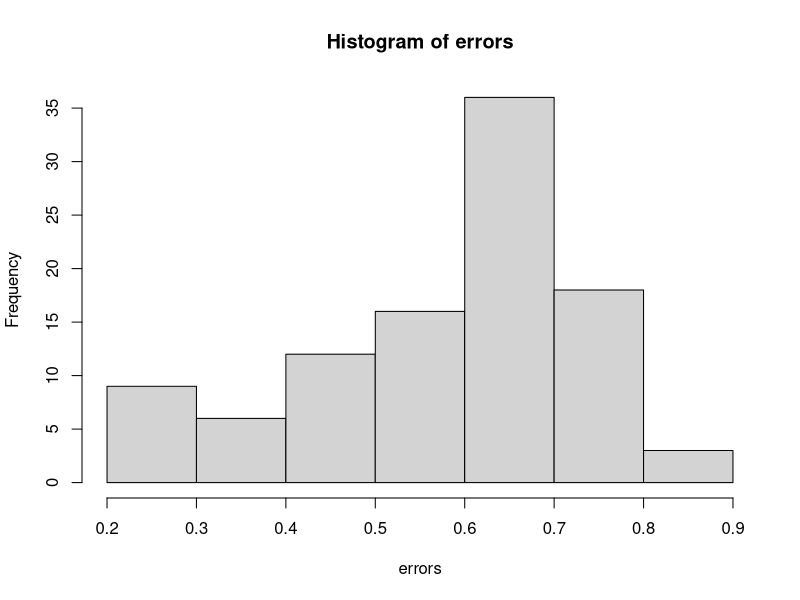

Recreate this plot in R. (Note: a time limit stopped this script after it produced the figure.)
#Libraries ----
library(dplyr)
library(ggplot2)
library(tidyr)
library(data.table)

#Options ----
options(scipen = 999)
#template df ----
data <- tibble(
    class_num = numeric(),
    subsample_size = numeric(),
    sample_count = numeric(),
    error = numeric()
)

sample_subsample_size = 100
sample_count = 1000

#functions ----

boot_mean_error_class_num <- function(sample_subsample_size, sample_count, classes){
    #Disallow sample count to if(sample_count < sample_classes)
    #Disallow sample round(sample_subsample_size*sample_count, 0) < 1)
    #prob = c(0.5, 0.2, rep(0.3/8, 8)) if I add this to the first sample argument, we get a less conservative estimate, the errors go down. I think it is because you are less likely to mess up a skewed distribution than a uniform one. 
    
    b = 100 #Changing b doesn't do much, probably more accurate with larger number but this will save time while in dev mode.
    error <- numeric(length = b)
    
    for(n in 1:b){
        sample_classes <- classes    #Sample classes must be greater than 1 but less than 20
        particle_categories <- 1:sample_classes
        
        #Add gausian distribution to classes
        #values <- rnorm(n = length(particle_categories), mean = 10, sd = 1)
        #Or can swap for a poison distribution
        values <- rpois(n = length(particle_categories), lambda = 1) + 1
        weights <- values/sum(values)
        
        #Simulation
        particles <- sample(particle_categories, size = sample_count, prob = weights, replace = T) #could add weights to this so that 1 or two of them always have a big sway. But we dont know that for sure yet.
        
        subsetparticles <- sample(particles, size = sample_subsample_size)
        
        #Difference Metric
        error[n] <- as.data.frame(table(particles)/length(particles)) %>%
            dplyr::rename(subsetparticles = particles) %>%
            left_join(as.data.frame(table(subsetparticles)/length(subsetparticles)) %>%
                          dplyr::rename(Freq2 = Freq)) %>%
            dplyr::mutate(difference = (Freq2 - Freq)/Freq * 100) %>%
            dplyr::mutate(difference = ifelse(is.na(difference), 100, difference)) %>% #This sets any classes which weren't accounted for from the original group to be completely unaccounted for. 
            pull(difference) %>%
            abs() %>%
            quantile(., c(0.95)) #this is the MAE or mean absolute error. Could also do mean here, might be a useful metric. Or RMSE or some other more commonly used metric.
        
    }
    
    error
}

boot_mean_error <- function(sample_subsample_size, sample_count){
    #Disallow sample count to if(sample_count < sample_classes)
    #Disallow sample round(sample_subsample_size*sample_count, 0) < 1)
    #prob = c(0.5, 0.2, rep(0.3/8, 8)) if I add this to the first sample argument, we get a less conservative estimate, the errors go down. I think it is because you are less likely to mess up a skewed distribution than a uniform one. 
    
    b = 100 #Changing b doesn't do much, probably more accurate with larger number but this will save time while in dev mode.
    error <- numeric(length = b)
    
    for(n in 1:b){
        sample_classes <- sample(2:10, 1)    #Sample classes must be greater than 1 but less than 20
        particle_categories <- 1:sample_classes
        
        #Add gausian distribution to classes
        #values <- rnorm(n = length(particle_categories), mean = 10, sd = 1)
        #Or can swap for a poison distribution
        values <- rpois(n = length(particle_categories), lambda = 1) + 1
        weights <- values/sum(values)
        
        #Simulation
        particles <- sample(particle_categories, size = sample_count, prob = weights, replace = T) #could add weights to this so that 1 or two of them always have a big sway. But we dont know that for sure yet.
        
        subsetparticles <- sample(particles, size = sample_subsample_size)
        
        #Difference Metric
        error[n] <- as.data.frame(table(particles)/length(particles)) %>%
                    dplyr::rename(subsetparticles = particles) %>%
                    left_join(as.data.frame(table(subsetparticles)/length(subsetparticles)) %>%
                                  dplyr::rename(Freq2 = Freq)) %>%
                    dplyr::mutate(difference = Freq - Freq2) %>%
                    dplyr::mutate(difference = ifelse(is.na(difference), Freq, difference)) %>% #This sets any classes which weren't accounted for from the original group to be completely unaccounted for. 
                    pull(difference) %>%
                    abs() %>%
                    quantile(., c(0.95)) #this is the MAE or mean absolute error. Could also do mean here, might be a useful metric. Or RMSE or some other more commonly used metric.
                
    }
    
    error
}

#boot_mean_error_vector <- Vectorize(boot_mean_error)


#test single scenario----
errors <- boot_mean_error(sample_count = 10, sample_subsample_size = 1) #Just say we will set this to 20, that is really what can be reliably characterized, can do a quick lit search to figure out how people are reporting it.    

hist(errors)
quantile(errors, c(0.025, 0.5, 0.975))
mean(errors)

#Simulate all scenarios----

subsample_size <- c(0.000001, 0.00001, 0.0001, 0.001, 0.01, 0.1, 1)
count <- c(10, 100, 10^3, 10^4, 10^5, 10^6) #Probably decrease the size here. 

test_df <- expand.grid(subsample_size, count) %>%
    filter(Var1 * Var2 >= 32) %>% #change to 1 for earlier figures. 
    #mutate(error = quantile(
    #                    boot_mean_error_vector(
    #                        sample_count = Var2, 
    #                        sample_subsample_size = Var1),
    #                c(0.95)
    #                )
    #) %>%
    mutate(num_particles = Var1*Var2) %>%
        rename(sample_count = Var2 , subsample_proportion = Var1) %>%
    as_tibble()

#Just polymer types
for(n in 1:nrow(test_df)){
    set.seed(37)
    test_df[n, "median_error"] <- quantile(
        boot_mean_error(sample_count = unlist(test_df[n,"sample_count"]), 
                        sample_subsample_size = unlist(test_df[n,"num_particles"])),
        c(0.95)
    )
}

#Just polymer types with class
for(n in 1:nrow(test_df)){
    set.seed(37)
    test_df[n, "median_error_2class"] <- quantile(
        boot_mean_error_class_num(sample_count = unlist(test_df[n,"sample_count"]), 
                        sample_subsample_size = unlist(test_df[n,"num_particles"]), 
                        classes = 2),
        c(0.95)
    )
}

for(n in 1:nrow(test_df)){
    set.seed(37)
    test_df[n, "median_error_4class"] <- quantile(
        boot_mean_error_class_num(sample_count = unlist(test_df[n,"sample_count"]), 
                                  sample_subsample_size = unlist(test_df[n,"num_particles"]), 
                                  classes = 4),
        c(0.95)
    )
}

for(n in 1:nrow(test_df)){
    set.seed(37)
    test_df[n, "median_error_8class"] <- quantile(
        boot_mean_error_class_num(sample_count = unlist(test_df[n,"sample_count"]), 
                                  sample_subsample_size = unlist(test_df[n,"num_particles"]), 
                                  classes = 8),
        c(0.95)
    )
}

for(n in 1:nrow(test_df)){
    set.seed(37)
    test_df[n, "median_error_16class"] <- quantile(
        boot_mean_error_class_num(sample_count = unlist(test_df[n,"sample_count"]), 
                                  sample_subsample_size = unlist(test_df[n,"num_particles"]), 
                                  classes = 16),
        c(0.95)
    )
}

for(n in 1:nrow(test_df)){
    set.seed(37)
    test_df[n, "median_error_32class"] <- quantile(
        boot_mean_error_class_num(sample_count = unlist(test_df[n,"sample_count"]), 
                                  sample_subsample_size = unlist(test_df[n,"num_particles"]), 
                                  classes = 32),
        c(0.95)
    )
}

#Polymers, colors, morphologies, and sizes
for(n in 1:nrow(test_df)){
    set.seed(38)
    print(n)
    test_df[n, "median_error_multiple"] <- quantile(
        c(
        quantile(
        boot_mean_error(sample_count = unlist(test_df[n,"sample_count"]), 
                        sample_subsample_size = unlist(test_df[n,"num_particles"])),
        c(0.95)
    ), 
    quantile(
        boot_mean_error(sample_count = unlist(test_df[n,"sample_count"]), 
                        sample_subsample_size = unlist(test_df[n,"num_particles"])),
        c(0.95)
    ), 
    quantile(
        boot_mean_error(sample_count = unlist(test_df[n,"sample_count"]), 
                        sample_subsample_size = unlist(test_df[n,"num_particles"])),
        c(0.95)
        ),
    quantile(
        boot_mean_error(sample_count = unlist(test_df[n,"sample_count"]), 
                        sample_subsample_size = unlist(test_df[n,"num_particles"])),
        c(0.95)
    )
    ),
    c(0.95)
    )
}

#plot of tiles ----

#cut <- cut(test_df$median_error, c( 0.0001, 0.001, 0.01, 0.1, 1))
ggplot(test_df, aes(x = sample_count, y = num_particles)) +
    geom_tile(aes(fill = log10(median_error)))+ 
    geom_text(aes(label = round(median_error, 3)))+ 
    scale_y_log10(breaks = c(1, 10, 100, 1000, 10000, 100000, 1000000), 
                  labels = c(1, 10, 100, 1000, 10000, 100000, 1000000))+ 
    scale_x_log10(breaks = c(1, 10, 100, 1000, 10000, 100000, 1000000), 
                  labels = c(1, 10, 100, 1000, 10000, 100000, 1000000)) + 
    scale_fill_viridis_c() + 
    coord_equal(ratio = 1) + 
    labs(x = "Sample Count", y = "Subsample Count") + 
    theme_classic(base_size = 20)

#cut <- cut(test_df$median_error, c( 0.0001, 0.001, 0.01, 0.1, 1))
ggplot(test_df, aes(x = sample_count, y = num_particles)) +
    geom_tile(aes(fill = log10(median_error_multiple)))+ 
    geom_text(aes(label = round(median_error_multiple, 3)))+ 
    scale_y_log10(breaks = c(1, 10, 100, 1000, 10000, 100000, 1000000), 
                  labels = c(1, 10, 100, 1000, 10000, 100000, 1000000))+ 
    scale_x_log10(breaks = c(1, 10, 100, 1000, 10000, 100000, 1000000), 
                  labels = c(1, 10, 100, 1000, 10000, 100000, 1000000)) + 
    scale_fill_viridis_c() + 
    coord_equal(ratio = 1) + 
    labs(x = "Sample Count", y = "Subsample Count") + 
    theme_classic()

#Plot of linear model ----
#ggplot(test_df, aes(x = Var1, y = median_error)) + geom_point(aes(color = Var2))+ scale_y_log10() + scale_x_log10() + geom_smooth(method = "lm")+ scale_fill_viridis_c()# + labs(x = "Proportion of Subsample", y = "Sample Count")
#ggplot(test_df, aes(x = sample_count, y = median_error)) #+ geom_point(aes(color = Var1))+ scale_y_log10()+ scale_x_log10()+ geom_smooth(method = "lm") + scale_fill_viridis_c()# + labs(x = "Proportion of Subsample", y = "Sample Count")
ggplot(test_df, aes(x = num_particles, y = median_error)) + 
    geom_hline(yintercept = 0.05) + 
    geom_point() + 
    scale_y_log10()+ 
    scale_x_log10() + 
    geom_smooth(method = "lm", se = F) + 
    #coord_equal() + 
    labs(x = "Number of Particles Subsampled", y = "High Absolute Error (decimal proportion)") + 
    theme_classic(base_size = 20) + 
    guides(color=guide_legend(title="Proportion Subsampled"))

ggplot(test_df) + 
    geom_hline(yintercept = 0.05) + 
    geom_point(aes(x = num_particles, y = median_error_2class), color = "blue") + 
    geom_point(aes(x = num_particles, y = median_error_4class), color = "red") + 
    geom_point(aes(x = num_particles, y = median_error_8class), color = "black") + 
    geom_point(aes(x = num_particles, y = median_error_16class), color = "green") + 
    geom_point(aes(x = num_particles, y = median_error_32class), color = "pink") + 
    scale_y_log10()+ 
    scale_x_log10() + 
    geom_smooth(aes(x = num_particles, y = median_error_2class), method = "lm", se = F, color = "blue") + 
    geom_smooth(aes(x = num_particles, y = median_error_4class), method = "lm", se = F, color = "red") + 
    geom_smooth(aes(x = num_particles, y = median_error_8class), method = "lm", se = F, color = "black") + 
    geom_smooth(aes(x = num_particles, y = median_error_16class), method = "lm", se = F, color = "green") + 
    geom_smooth(aes(x = num_particles, y = median_error_32class), method = "lm", se = F, color = "pink") + 
    # geom_smooth(method = "lm", se = F) + 
    #coord_equal() + 
    labs(x = "Number of Particles Subsampled", y = "High Relative Error (decimal proportion)") + 
    theme_classic(base_size = 20) + 
    guides(color=guide_legend(title="Proportion Subsampled"))


ggplot(test_df, aes(x = num_particles, y = median_error_multiple)) + 
    geom_hline(yintercept = 0.05) + 
    geom_point() + 
    scale_y_log10()+ 
    scale_x_log10() + 
    geom_smooth(method = "lm") + 
    labs(x = "Number of Particles Subsampled", y = "Median Uncertainty (decimal proportion)") + 
    theme_classic(base_size = 20) + 
    guides(color=guide_legend(title="Proportion Subsampled"))

model_df <- test_df %>%
    filter(num_particles != sample_count)

#Model development ----
#Wow, almost an rsq of 1, I am sure there is some basic math I have missed and that is why I didn't just do that, but this is promising. Maybe we can bring in category and improve the model some more. 
model_single <- lm(log(model_df$num_particles)~  log(model_df$median_error)) #could try ordernorm on this or something else. 
summary(model_single)             

model_multiple <- lm(log(model_df$num_particles)~  log(model_df$median_error_multiple)) #could try ordernorm on this or something else. 
summary(model_multiple)  

#Global plastic sampling. ----
#How large should a sample be? 121 particles. If so, subsample all of them. 
exp(model_single$coefficients[2] * log(0.05) + model_single$coefficients[1])
exp(model_multiple$coefficients[2] * log(0.05) + model_multiple$coefficients[1])

#How many particles do we need to sample from the whole world?
exp(model_multiple$coefficients[2] * log(0.01) + model_multiple$coefficients[1])
exp(model$coefficients[2] * log(10^-8) + model$coefficients[1])

#exact equations
exp(-2*log(0.05)-0.4)
exp(-2.1*log(0.01)-0.3)
